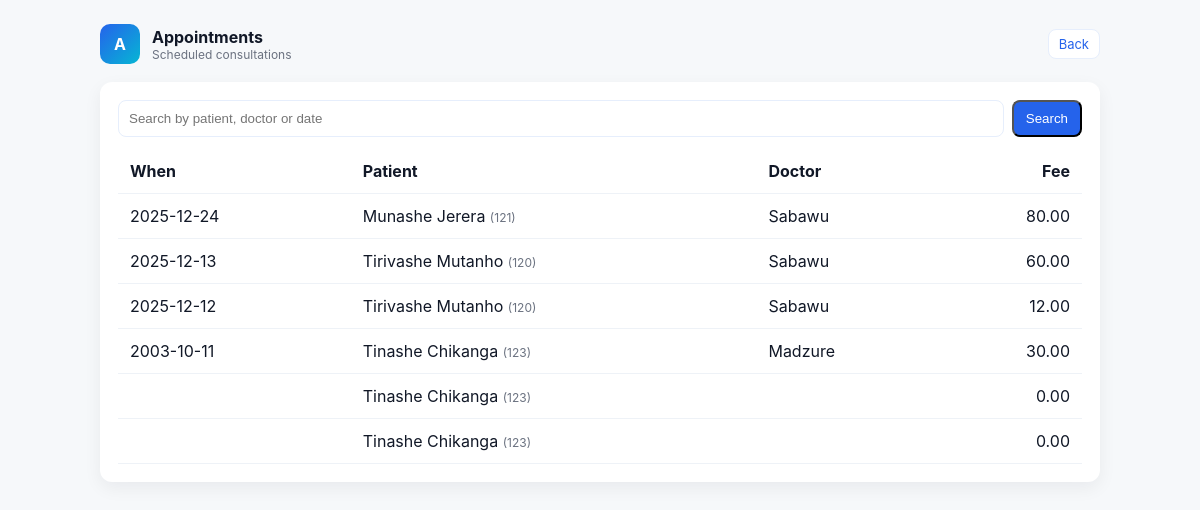
The app's page /appointments.php (signed in) with its own data.
### tables this page shows
CREATE TABLE consultations (
    id INTEGER PRIMARY KEY AUTOINCREMENT,
    patient_id TEXT NOT NULL,
    date TEXT NOT NULL,
    doctor TEXT NOT NULL,
    fee REAL NOT NULL,
    FOREIGN KEY(patient_id) REFERENCES patients(patient_id) ON DELETE CASCADE
);

CREATE TABLE patients (
    id INTEGER PRIMARY KEY AUTOINCREMENT,
    patient_id TEXT UNIQUE NOT NULL,
    name TEXT NOT NULL,
    age INTEGER NOT NULL,
    type TEXT NOT NULL, -- outpatient, inpatient, daycase
    admission_date TEXT NULL,
    discharge_date TEXT NULL,
    ward_number INTEGER NULL,
    daily_bed_charge REAL NULL,
    procedure_name TEXT NULL,
    theatre_fee REAL NULL
);

### src/DB.php (called while the page is built, shortened)
<?php
class DB
{
    private static ?\PDO $pdo = null;
    private static string $path;
    public static function getPath(): string
    {
        if (!isset(self::$path)) {
            self::$path = __DIR__ . '/../data/hospital.db';
        }
        return self::$path;
    }
    public static function getPDO(): \PDO
    {
        if (self::$pdo === null) {
            $dsn = 'sqlite:' . self::getPath();
            self::$pdo = new \PDO($dsn);
            self::$pdo->setAttribute(\PDO::ATTR_ERRMODE, \PDO::ERRMODE_EXCEPTION);
        }
        return self::$pdo;
    }
}

### src/Repositories/AppointmentRepository.php (called while the page is built, shortened)
<?php
class AppointmentRepository
{
    private \PDO $pdo;
    public function __construct()
    {
        $this->pdo = DB::getPDO();
    }
    public function search(?string $q = null, int $limit = 50, int $offset = 0): array
    {
        $sql = 'SELECT c.id, c.patient_id, p.name as patient_name, c.date, c.doctor, c.fee FROM consultations c JOIN patients p ON c.patient_id = p.patient_id';
        $params = [];
        $sql .= ' ORDER BY c.date DESC LIMIT :lim OFFSET :off';
        $stmt = $this->pdo->prepare($sql);
        $stmt->bindValue(':lim', $limit, \PDO::PARAM_INT);
        $stmt->bindValue(':off', $offset, \PDO::PARAM_INT);
        $stmt->execute();
        return $stmt->fetchAll(\PDO::FETCH_ASSOC);
    }
}

### public/appointments.php (the view, shortened to what this page needs)
<?php
$repoA = new AppointmentRepository();
$q = trim($_GET['q'] ?? '');
$page = max(1, (int)($_GET['page'] ?? 1));
$per = 25;
$offset = ($page - 1) * $per;
$rows = $repoA->search($q, $per, $offset);
?><!doctype html>
<html>
<head>
  <link rel="stylesheet" href="assets/style.css">
  </head>
<body>
<div class="container">
  <div class="header">
    <div class="brand"><div class="logo">A</div><div><div style="font-weight:700">Appointments</div><div class="small">Scheduled consultations</div></div></div>
    <div class="controls"><a class="btn secondary" href="index.php">Back</a></div>
  </div>
  <div class="card">
    <form method="get" style="display:flex;gap:8px">
      <input class="input" name="q" placeholder="Search by patient, doctor or date" value="<?php echo htmlspecialchars($q); ?>">
      <button class="btn" type="submit">Search</button>
    </form>
    <table class="table" style="margin-top:12px">
      <thead><tr><th>When</th><th>Patient</th><th>Doctor</th><th style="text-align:right">Fee</th></tr></thead>
      <tbody>
      <?php foreach ($rows as $r): ?>
        <tr class="clickable" onclick="location.href='appointment.php?id=<?php echo $r['id']; ?>'">
          <td><?php echo htmlspecialchars($r['date']); ?></td>
          <td><?php echo htmlspecialchars($r['patient_name']); ?> <span class="small">(<?php echo htmlspecialchars($r['patient_id']); ?>)</span></td>
          <td><?php echo htmlspecialchars($r['doctor']); ?></td>
          <td style="text-align:right"><?php echo number_format($r['fee'],2); ?></td>
        </tr>
      <?php endforeach; ?>
      </tbody>
    </table>
  </div>
</div>
</body>
</html>

### public/assets/style.css (style rules this page uses)
:root { --bg:#f6f8fa; --card:#ffffff; --muted:#6b7280; --accent:#2563eb; --accent-2:#06b6d4; --success:#16a34a; --danger:#dc2626; }
* { box-sizing:border-box }
body { font-family:Inter,ui-sans-serif,system-ui,-apple-system,'Segoe UI',Roboto,'Helvetica Neue',Arial; background:var(--bg); color:#111827; margin:0; padding:24px }
.container { max-width:1000px; margin:0 auto }
.header { display:flex;align-items:center;justify-content:space-between;margin-bottom:18px }
.brand { display:flex;align-items:center;gap:12px }
.logo { width:48px;height:48px;background:linear-gradient(135deg,var(--accent),var(--accent-2));border-radius:10px;display:flex;align-items:center;justify-content:center;color:#fff;font-weight:700 }
.card { background:var(--card);border-radius:12px;padding:18px;box-shadow:0 6px 18px rgba(15,23,42,0.06) }
.controls { display:flex;gap:8px }
.header .controls { display:flex;gap:8px;flex-wrap:wrap;align-items:center }
.header .controls .btn { padding:6px 10px;font-size:13px;border-radius:8px }
.header .controls .btn.secondary { padding:6px 10px;background:#fff;color:var(--accent);border:1px solid #e6eefc }
.header .brand .logo { width:40px;height:40px }
.btn { background:var(--accent);color:#fff;padding:8px 12px;border-radius:8px;text-decoration:none;display:inline-block }
.btn.secondary { background:#fff;color:var(--accent);border:1px solid #e6eefc }
.table { width:100%;border-collapse:collapse;margin-top:12px }
.table th, .table td { padding:12px;border-bottom:1px solid #eef2f7;text-align:left }
.input, textarea, select { width:100%;padding:10px;border:1px solid #e6eefc;border-radius:8px }
.small { font-size:12px;color:var(--muted) }

### public/appointments.php (style rules this page uses)
.clickable { cursor:pointer }

### records on screen
consultations: date "2025-12-24", patients.name "Munashe Jerera", patient "121", doctor "Sabawu", fee "80.00"
consultations: date "2025-12-13", patients.name "Tirivashe Mutanho", patient "120", doctor "Sabawu", fee "60.00"
consultations: date "2025-12-12", patients.name "Tirivashe Mutanho", patient "120", doctor "Sabawu", fee "12.00"
consultations: date "2003-10-11", patients.name "Tinashe Chikanga", patient "123", doctor "Madzure", fee "30.00"
consultations: patients.name "Tinashe Chikanga", patient "123", fee "0.00"
consultations: patients.name "Tinashe Chikanga", patient "123", fee "0.00"
